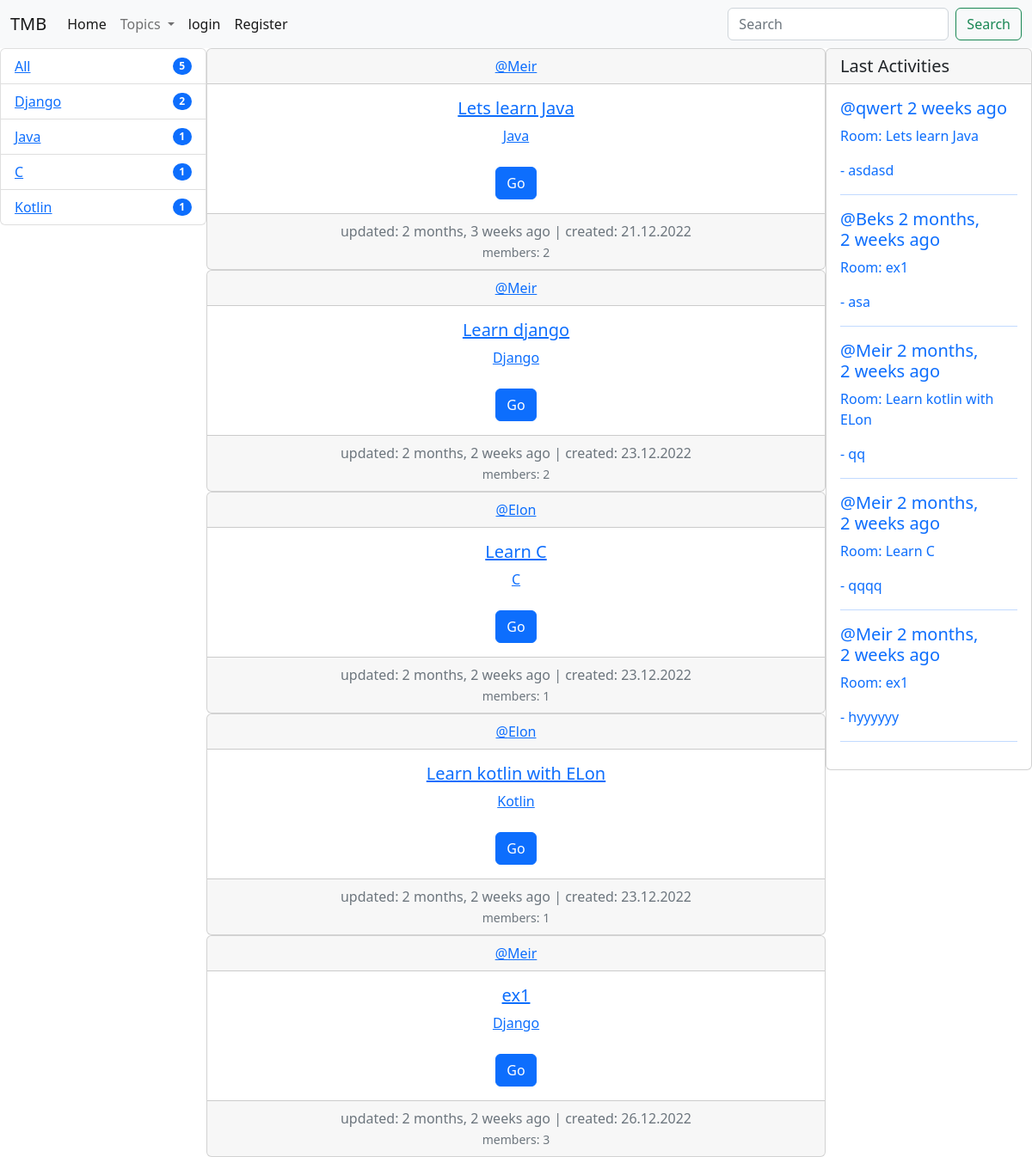
Before: / with the older database file.
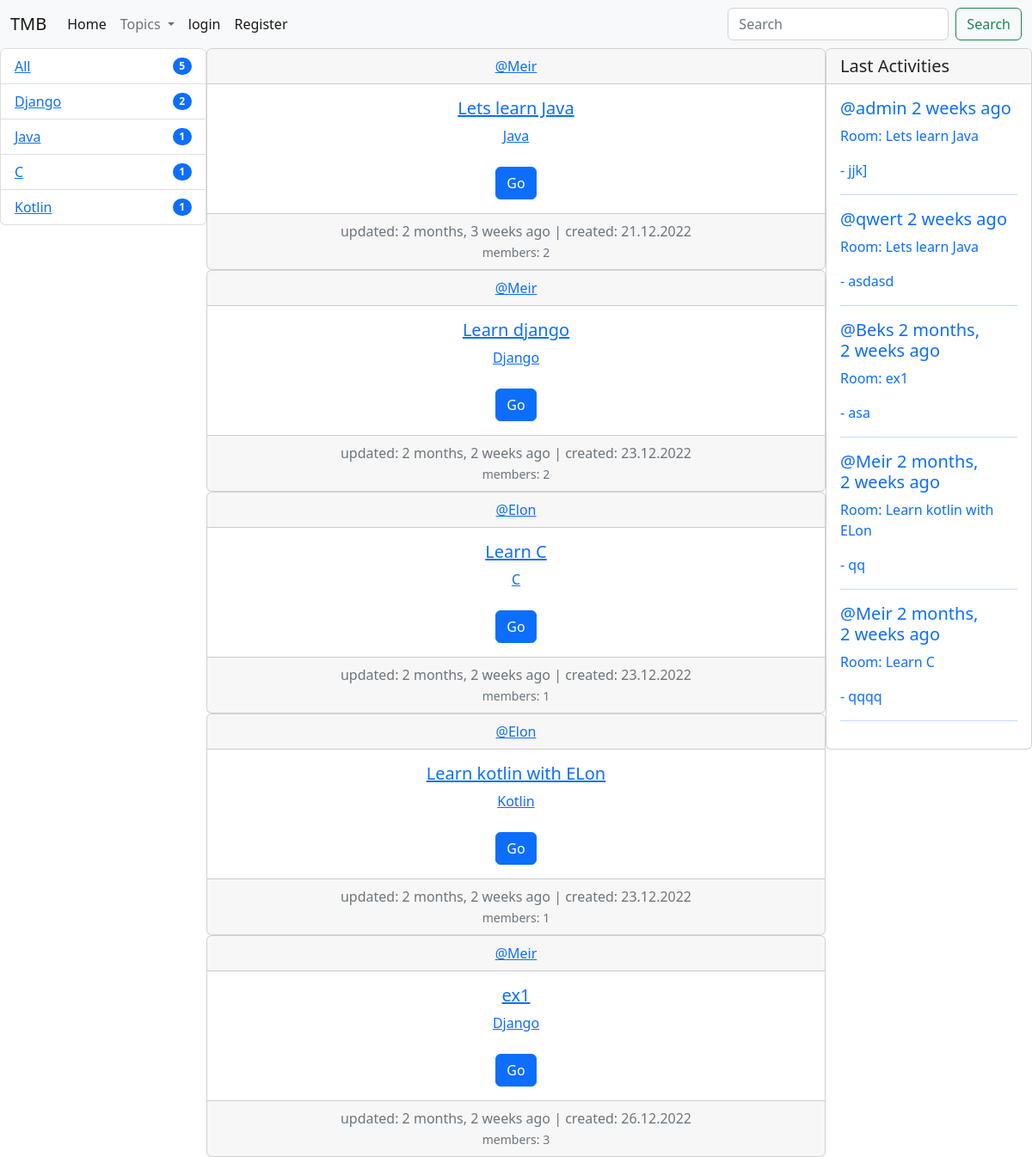
After: the same page with the newer database file.
### app/models.py (models this page shows, shortened)
class Topic(models.Model):
    name = models.CharField(max_length=200, verbose_name='Topic name')
    class Meta:
        ordering = ['name']

class Room(models.Model):
    host = models.ForeignKey(User, on_delete=models.SET_NULL, null=True)
    topic = models.ForeignKey(Topic, on_delete=models.SET_NULL, null=True)
    name = models.CharField(max_length=200, verbose_name='Room name')
    content = models.TextField(null=True, blank=True)
    participants = models.ManyToManyField(
        User, related_name= 'participants', blank=True)
    updated = models.DateTimeField(auto_now=True)
    created = models.DateTimeField(auto_now_add=True)
    private = models.BooleanField(default=False)
    password = models.CharField(max_length=25, blank=True, null=True)
    def __str__(self):
        return self.name
    class Meta:
        ordering = ['-updated', '-created']
        verbose_name = 'Room'
        verbose_name_plural = 'Rooms'

class Message(models.Model):
    user = models.ForeignKey(User, on_delete=models.CASCADE)
    room = models.ForeignKey(Room, on_delete=models.CASCADE)
    body = models.TextField()
    photo = models.ImageField(upload_to='photos/%Y/%m/%d/', blank=True)
    updated = models.DateTimeField(auto_now=True)
    created = models.DateTimeField(auto_now_add=True)
    class Meta:
        ordering = ['created']

### app/views.py (the view)
# urls.py: path('', main, name='main'),
def main(request):
    q = request.GET.get('q') if request.GET.get('q') != None else ''
    rooms = Room.objects.filter(
                Q(topic__name__icontains=q) |
                Q(name__icontains=q)
    ).annotate(cnt=Count('participants'))
    topics = Topic.objects.annotate(cnt=Count('room')).filter(cnt__gt=0)
    all = Topic.objects.aggregate(cnt=Count('room'))
    last_messages = Message.objects.filter(Q(room__topic__name__icontains=q)).order_by('-created')[:5]
    context = {'rooms': rooms, 'topics': topics, 'all': all, 'activities': last_messages}
    return render(request, 'app/index.html', context)

### app/templatetags/app_tags.py (called while the page is built)
@register.simple_tag(name='topics')
def get_topic():
    return Topic.objects.all()

### app/templates/app/index.html (shortened to what this page needs)
{% extends 'base.html' %}
{% load app_tags %}
{% block content %}
<div class = 'home-container' >
{% include 'app/side.html' %}
    <div>
        {% for room in rooms %}
        <div class="card text-center">
            <div class="card-header">
            <a href = "{% url 'user' room.host.pk %}">
                @{{ room.host }}
            </a>
            </div>
            <div class="card-body">
                <h5 class="card-title"><a href="{% url 'room' room.pk %}">{{ room.name }}</a></h5>
                    <a class="card-text" href="" >{{ room.topic.name }}</a>
                    <br>
                    <br>
                    <a href="{% url 'room' room.pk  %}" class="btn btn-primary">Go</a>
            </div>
            <div class="card-footer text-muted">
                updated: {{ room.updated|timesince }} ago | created: {{ room.created|date:'d.m.Y' }}
                <br>
                <small>members: {{room.cnt}}</small>
            </div>
        </div>
            {% endfor %}
    </div>
        <div>
        {% include 'app/recent_activities.html' %}
        </div>
</div>
</div>
{% endblock %}

### app/templates/app/side.html
    <div>
<ul class="list-group">
<li class="list-group-item d-flex justify-content-between align-items-center">
  <a href="{% url 'main' %}">All</a>
    <span class="badge bg-primary rounded-pill">{{ all.cnt }}</span>
  </li>
    {% for topic in topics %}
  <li class="list-group-item d-flex justify-content-between align-items-center">
  <a href="{% url 'main' %}?q={{topic.name}}">  {{topic.name}}</a>
    <span class="badge bg-primary rounded-pill">{{ topic.cnt }}</span>
  </li>
      {% endfor %}
</ul>
    </div>

### app/templates/app/recent_activities.html
    <div class="card ">
    <h5 class="card-header">Last Activities</h5>
        <div class="card-body">
            {% for activity in activities %}
            <a href="{% url 'room' activity.room.pk %}" style="text-decoration: none">
                <h5 class="card-title">@{{ activity.user }}  {{ activity.created|timesince }} ago</h5>
                <p class="card-text">Room: {{ activity.room}}</p>
                <p class="card-text">- {{ activity.body|truncatewords:7 }}</p>
                <hr>
            </a>
            {% endfor %}
        </div>

Changed rows visible on the page:
no longer on this page (row unchanged): Message: user "Meir", created "2 months, 2 weeks", room "ex1", body "hyyyyyy"
added Message: user "admin", created "2 weeks", room "Lets learn Java", body "jjk]"
